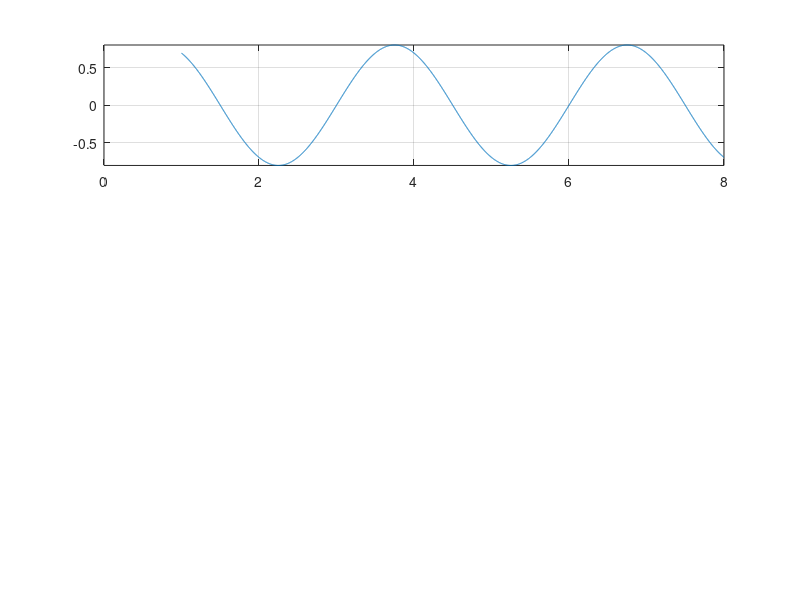

Reproduce this figure in MATLAB.
%4) Semnal sinusoidal redresat mono alternanta
%2ms
F=1/3;
t1=1:0.002:8;
s1=sin(2*pi*F*t1)*0.8; %inmultim cu 0.8 ca sa obtinem amplitudinea ceruta
for i=1:1:length(s1)
    if s1(i:i)<0
        s2(i:i)=0;
    end
end

subplot(3,1,1)
plot(t1,s1)
grid
axis([0 8 -0.8 0.8])

%20ms
t2=0:0.02:8;
s2=sin(2*pi*F*t2)*0.8;
for i=1:1:length(s2)
    if s2(i:i)<0
        s2(i:i)=0;
    end
end
